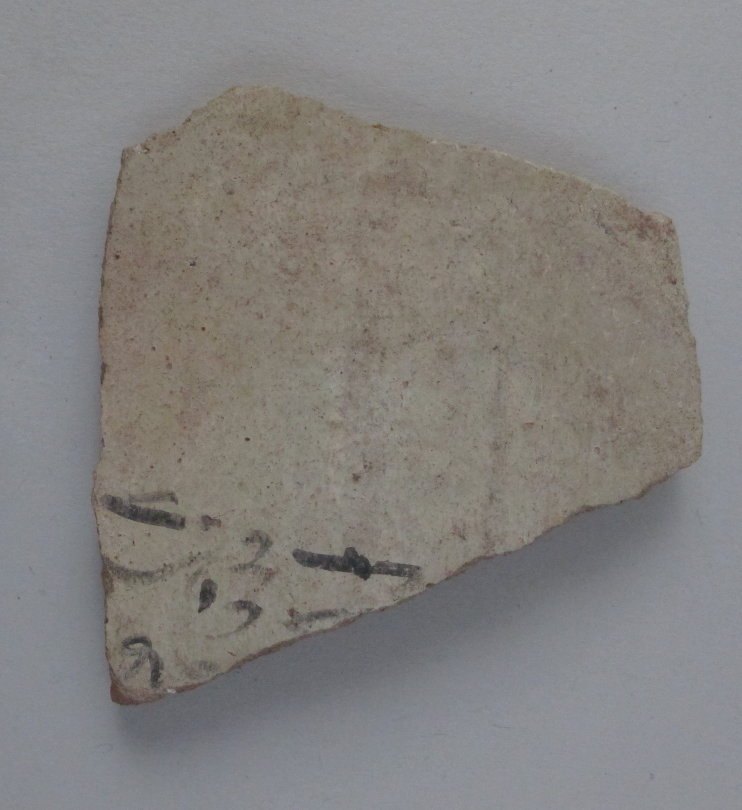
#> input picture Python/original-1-7.JPG, 2225 x 2430 px (shown at 1/3 size)
$ python segment.py
#> lines starting #> are read from the running program, lines starting #| are printed output that depends on the picture; after the words box and inside, x2 and y2 are one past the last pixel; in counts of white or black regions, pixels touching at a corner belong together
#> in grayenhance1, img is the input picture: shape (2430, 2225, 3); mean B, G, R 127.4, 129.6, 131.9
from PIL import Image
import numpy as np
import doxapy
import pandas as pd
import cv2 as cv
from matplotlib import pyplot as plt
from skimage import data
from skimage.color import rgb2hsv
import colorsys

from scipy import ndimage as ndi
from skimage.segmentation import watershed
from skimage.feature import peak_local_max


""" https://docs.opencv.org/4.x/d3/db4/tutorial_py_watershed.html """
def watershed1(file):
#> called with file = 'original-1-7.JPG'
    img = cv.imread(file)
    cv.resize(img, None, fx = 0.75, fy = 0.75)
    assert img is not None, "file could not be read, check with os.path.exists()"
    # gray = cv.cvtColor(img, cv.COLOR_RGB2HSV)[:, :, 1]
    gray = cv.cvtColor(img,cv.COLOR_BGR2GRAY)
    # print(gray)

    ret, thresh = cv.threshold(gray,0,255,cv.THRESH_BINARY_INV+cv.THRESH_OTSU)
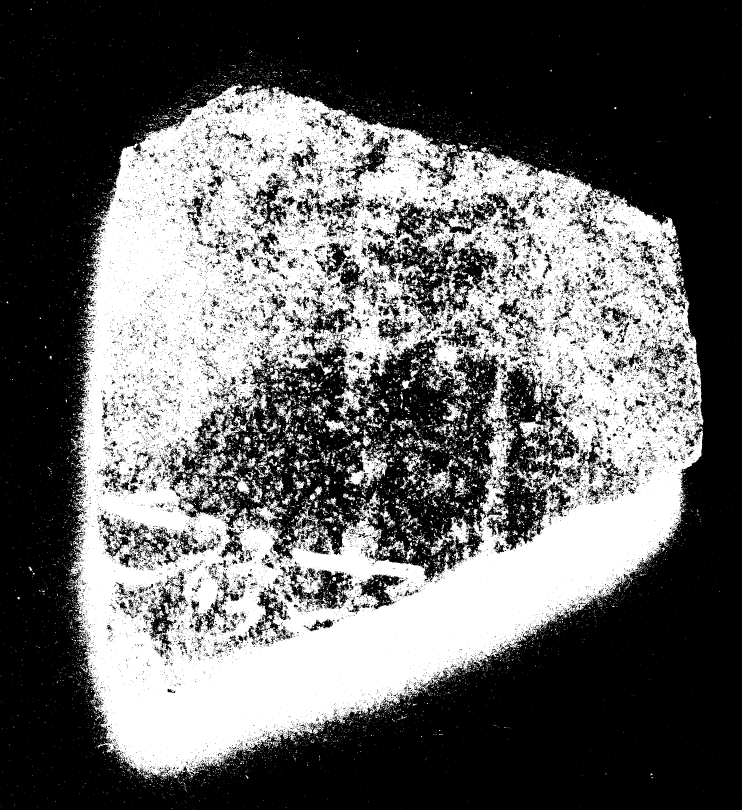
#> thresh: shape (2430, 2225) (shown at 1/3 size); 39.5% white; 14638 white regions (13737 under 20 px), largest, box (x1, y1, x2, y2) and area: (207, 250, 2111, 2337) 1982419, (1031, 1344, 1173, 1465) 6445, (1290, 1551, 1415, 1668) 4213
#> ret = 127
    cv.imshow("threshold", thresh)
    cv.waitKey(0)

    # noise removal
    kernel = np.ones((3,3),np.uint8)
    opening = cv.morphologyEx(thresh,cv.MORPH_OPEN,kernel, iterations = 2)
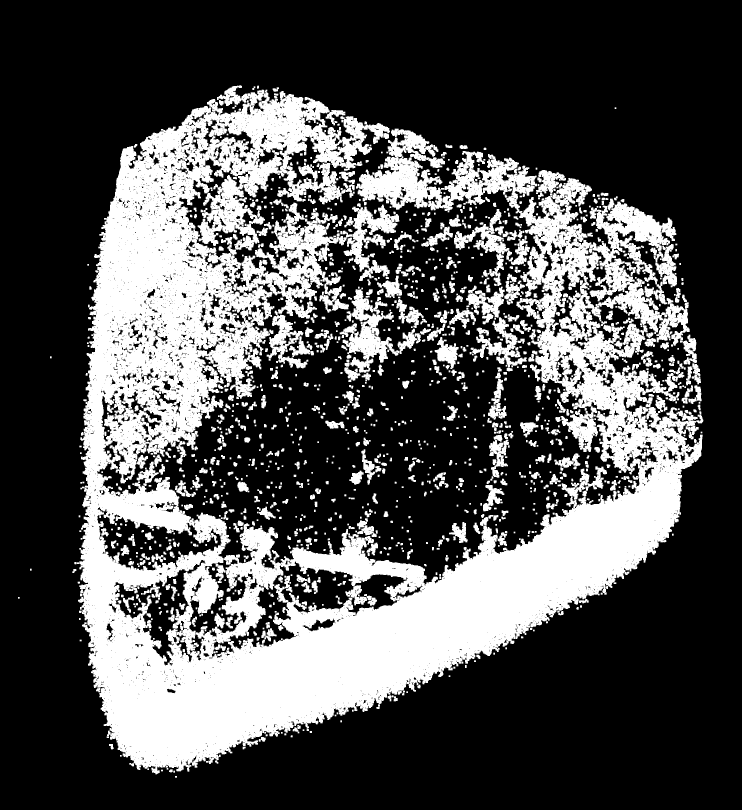
#> opening: shape (2430, 2225) (shown at 1/3 size); 31.3% white; 1510 white regions, largest, box (x1, y1, x2, y2) and area: (234, 256, 2108, 2323) 1425932, (1019, 863, 1197, 1118) 16553, (1031, 614, 1198, 843) 14449

    # sure background area
    sure_bg = cv.dilate(opening,kernel,iterations=3)
#> sure_bg: shape (2430, 2225); 41% white; 343 white regions, largest, box (x1, y1, x2, y2) and area: (220, 253, 2113, 2326) 2089249, (1045, 1345, 1168, 1457) 6358, (1013, 1170, 1083, 1247) 2977

    # Finding sure foreground area
    dist_transform = cv.distanceTransform(opening,cv.DIST_L2,5)
    ret, sure_fg = cv.threshold(dist_transform,0.7*dist_transform.max(),255,0)
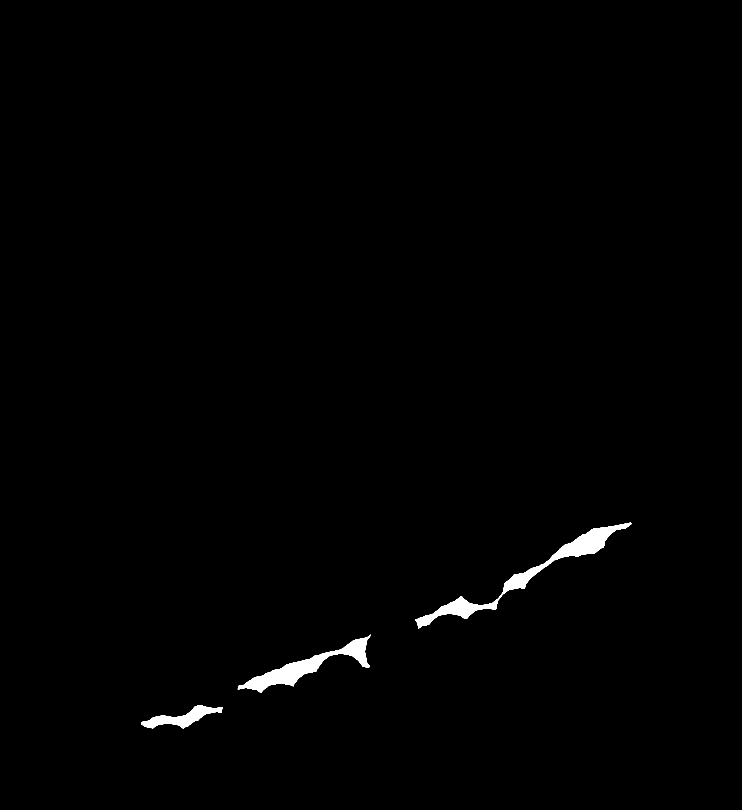
#> sure_fg: shape (2430, 2225) float32 (shown at 1/3 size); 0.78% white; 3 white regions, box (x1, y1, x2, y2) and area: (1245, 1568, 1894, 1887) 20634, (713, 1904, 1113, 2079) 15355, (423, 2115, 668, 2186) 6387
#> ret = 72.73

    # Finding unknown region
    sure_fg = np.uint8(sure_fg)
    unknown = cv.subtract(sure_bg,sure_fg)
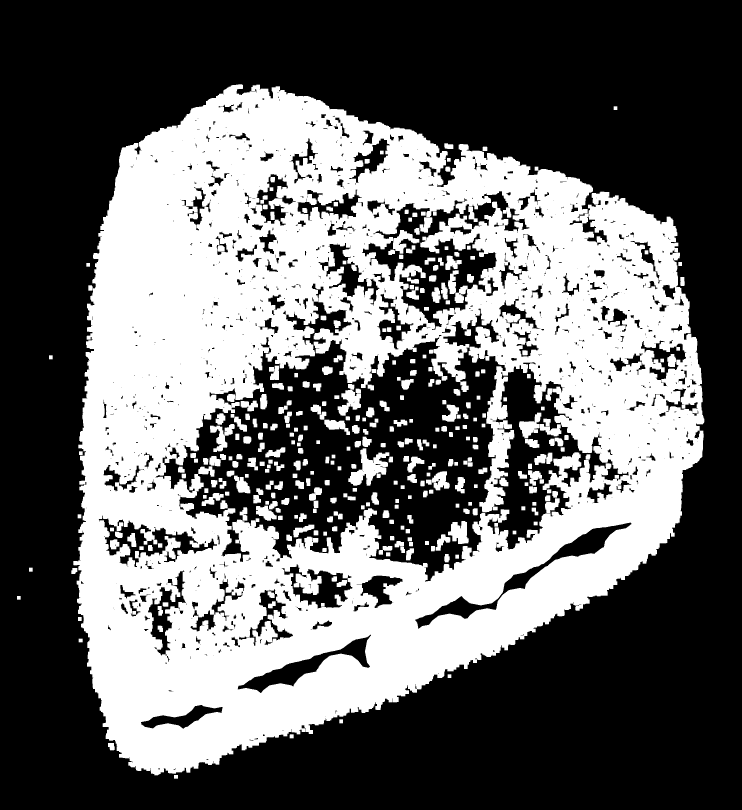
#> unknown: shape (2430, 2225) (shown at 1/3 size); 40.3% white; 343 white regions, largest, box (x1, y1, x2, y2) and area: (220, 253, 2113, 2326) 2046873, (1045, 1345, 1168, 1457) 6358, (1013, 1170, 1083, 1247) 2977
     # Marker labelling
    ret, markers = cv.connectedComponents(sure_fg)
#> markers: shape (2430, 2225) int32; 4 distinct labels, from 0 to 3
#> ret = 4

    # Add one to all labels so that sure background is not 0, but 1
    markers = markers+1
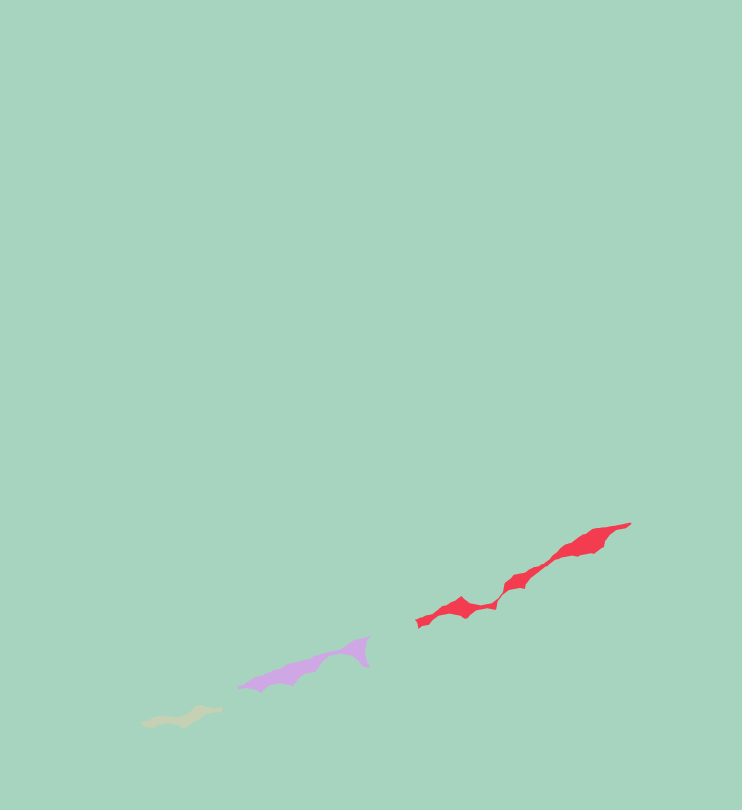
#> markers: shape (2430, 2225) int32 (shown at 1/3 size); 4 distinct labels, from 1 to 4; one colour per label, 0 black

    # Now, mark the region of unknown with zero
    markers[unknown==255] = 0
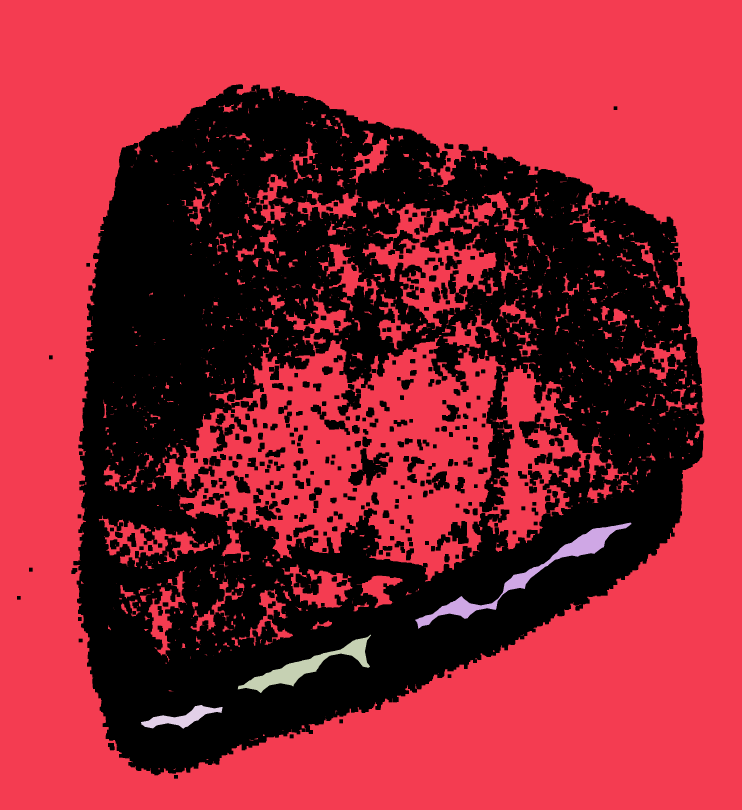
#> markers: shape (2430, 2225) int32 (shown at 1/3 size); 5 distinct labels, from 0 to 4; one colour per label, 0 black

    markers = cv.watershed(img,markers)
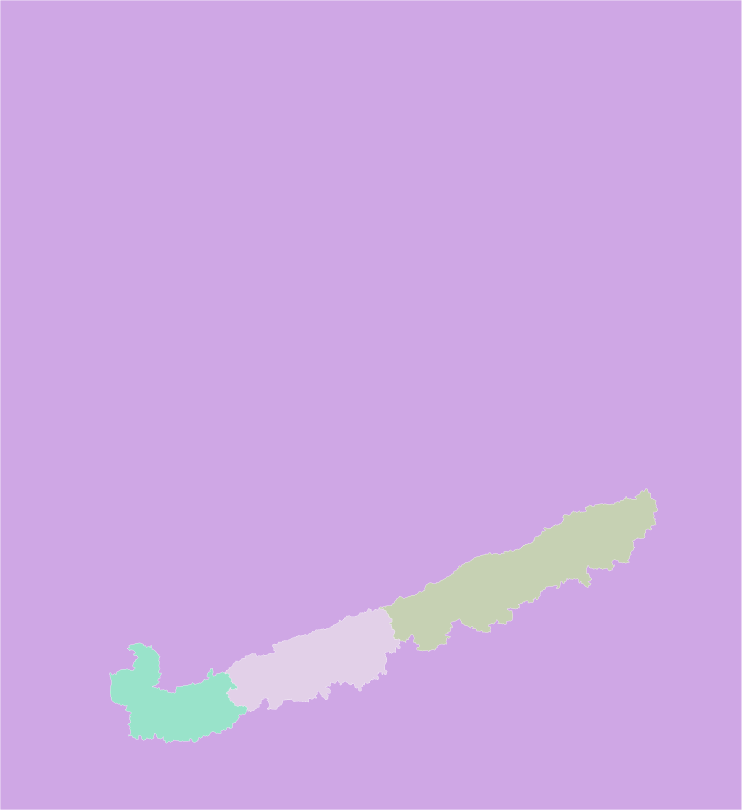
#> markers: shape (2430, 2225) int32 (shown at 1/3 size); 5 distinct labels, from -1 to 4; one colour per label, 0 black, -1 white
    plt.imshow(markers)
    # cv.waitKey(0)
    img[markers == -1] = [255,0,0]
#> img: shape (2430, 2225, 3)
    cv.imshow("final", img)
    cv.waitKey(0)

""" https://scikit-image.org/docs/stable/auto_examples/segmentation/plot_watershed.html """
# [27 lines left out: function watershed2, not called in this run]


""" https://pypi.org/project/Watershed/ """
def watershed3(image):
    return

""" https://github.com/manoharmukku/watershed-segmentation/blob/master/watershed.py """
def watershed4(image):
    return

""" https://pyimagesearch.com/2015/11/02/watershed-opencv/ """
def watershed5(image):
    return

""" from the R original """
# [55 lines left out: function watershed6, not called in this run]


""" https://www.geeksforgeeks.org/image-segmentation-using-pythons-scikit-image-module/# """
def segment5(image):
    return

# [31 lines left out: function edgedetect, not called in this run]

def grayenhance1(image):
    img = cv.imread(image)
    img = cv.cvtColor(img,cv.COLOR_BGR2GRAY)
    cv.imshow("original",img)
    cv.waitKey(0)
    kernel = cv.getStructuringElement(cv.MORPH_ELLIPSE,(25,25))
    # Top Hat Transform
    topHat = cv.morphologyEx(img, cv.MORPH_TOPHAT, kernel)
    cv.imshow("tophat",topHat)
    cv.waitKey(0)
    # Black Hat Transform
    blackHat = cv.morphologyEx(img, cv.MORPH_BLACKHAT, kernel)
    cv.imshow("blackhat",blackHat)
    cv.waitKey(0)
    res = img + topHat - blackHat
    cv.imshow("res",res)
    cv.waitKey(0)
    # cv.destroyAllWindows()

image = "original-1-7.JPG"
grayenhance1(image)
watershed1(image)

$ run again, with Python/original-1-12.JPG copied over Python/original-1-7.JPG
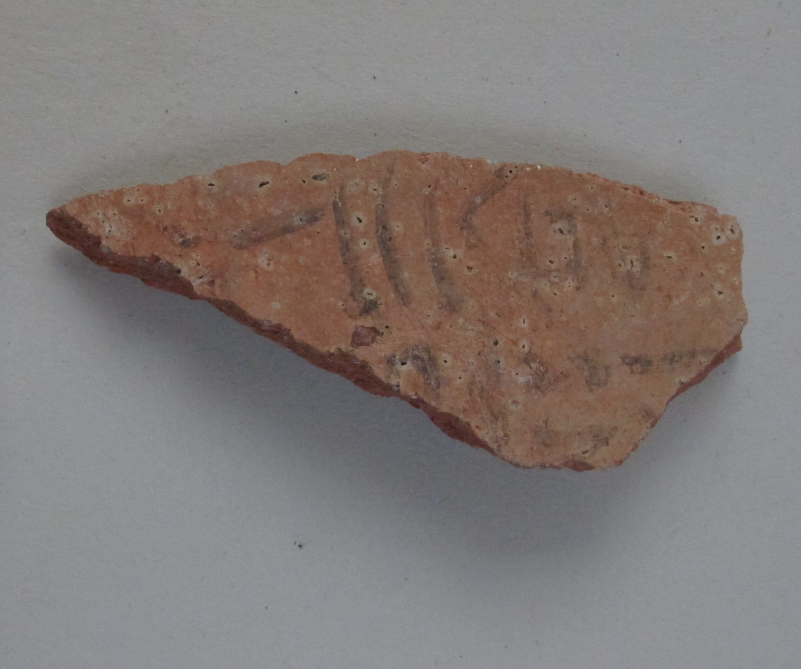
#> input picture Python/original-1-12.JPG, 2402 x 2006 px (shown at 1/3 size)
#> in grayenhance1, img is the input picture: shape (2006, 2402, 3); mean B, G, R 120.2, 122.8, 130.4
#> in watershed1, `ret, thresh = cv.threshold(gray,0,255,cv.THRESH_BINARY_INV+cv.THRESH_O..`:
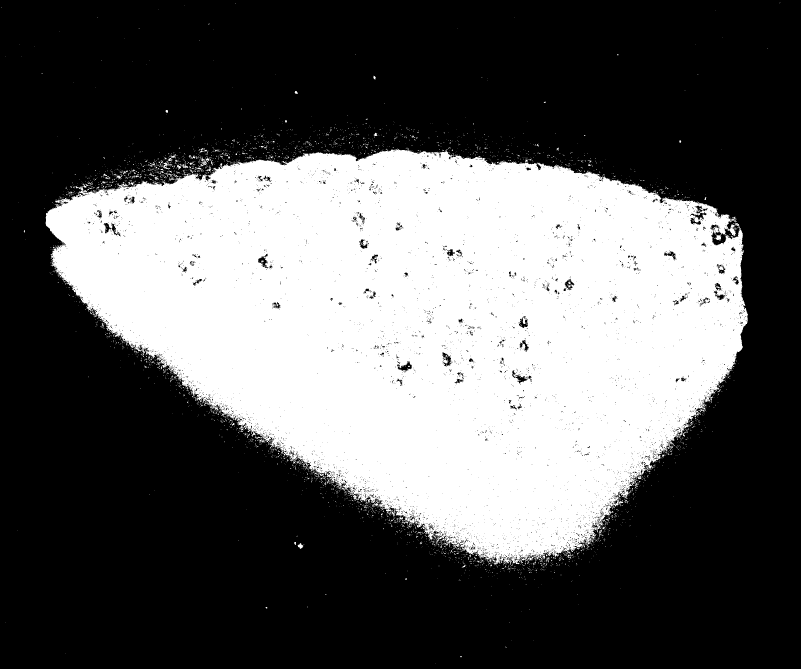
#> thresh: shape (2006, 2402) (shown at 1/3 size); 35.9% white; 3667 white regions (3540 under 20 px), largest, box (x1, y1, x2, y2) and area: (137, 447, 2244, 1696) 1713546, (481, 481, 516, 509) 238, (601, 470, 621, 496) 174
#> in watershed1, `ret, thresh = cv.threshold(gray,0,255,cv.THRESH_BINARY_INV+cv.THRESH_O..`: ret = 118
#> opening: shape (2006, 2402); 34.8% white; 98 white regions, largest, box (x1, y1, x2, y2) and area: (137, 449, 2243, 1677) 1671793, (1083, 1470, 1099, 1501) 326, (2189, 683, 2206, 705) 241
#> sure_bg: shape (2006, 2402); 36.2% white; 15 white regions, largest, box (x1, y1, x2, y2) and area: (134, 446, 2246, 1690) 1742348, (891, 1630, 911, 1648) 325, (495, 327, 507, 341) 165
#> in watershed1, `ret, sure_fg = cv.threshold(dist_transform,0.7*dist_transform.max(),25..`: ret = 82.77
#> unknown: shape (2006, 2402); 35.8% white; 15 white regions, largest, box (x1, y1, x2, y2) and area: (134, 446, 2246, 1690) 1723821, (891, 1630, 911, 1648) 325, (495, 327, 507, 341) 165
#> in watershed1, `ret, markers = cv.connectedComponents(sure_fg)`: ret = 6
#> in watershed1, `markers = cv.watershed(img,markers)`:
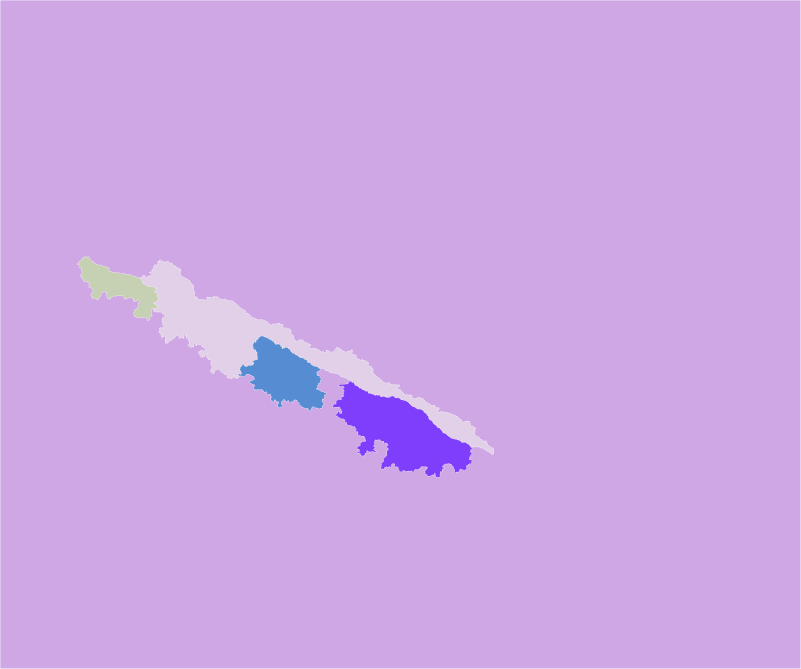
#> markers: shape (2006, 2402) int32 (shown at 1/3 size); 7 distinct labels, from -1 to 6; one colour per label, 0 black, -1 white
